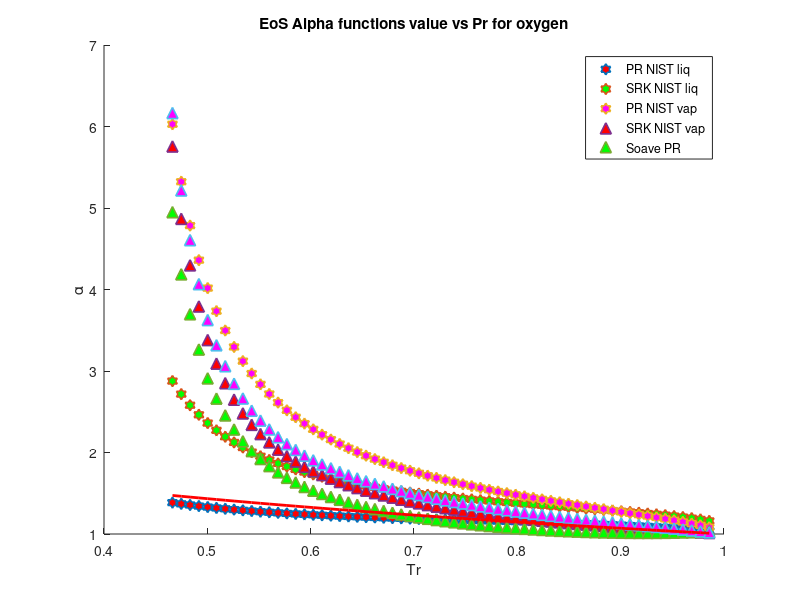

This figure's MATLAB source:
clear 
clc
load C5H12_sat_data.mat
%alpha PR & SRK for methane
P = P*10^6; 
omega = 0.201; %Acentric factor
Tc = 469.7; %K
Pc = 3370000; %Pa
R = 8.31446 %J/K*mol
Zc = 0.27;
b1 = 0.07780*(R*Tc/Pc);
a1 = 0.45724*(((R^2)*(Tc^2))/Pc);
b2 = 0.08664*(R*Tc/Pc);
a2 = 0.42747*(((R^2)*(Tc^2))/Pc);
omega_c = 1-3*Zc;
omega_b = 0.08446114781;
omega_a = 3*Zc^2+3*(1-2*Zc)*omega_b+omega_b^2+1-3*Zc;
a3 = omega_a*(((R^2)*(Tc^2))/Pc);
b3 = omega_b*(R*Tc/Pc);
c3 = omega_c*(R*Tc/Pc);
T = 219; %k
M = 72/1000; %kg/mol
S1=0.37464+1.54226*omega-0.26992*omega^2;
S2=0.48508+1.55171*omega-0.176*omega^2;

for i = 1:1:62
   Pr = P/Pc; 
   Tr = T/Tc;
   Tr_list(i)=Tr;
   Vm_liq(i) = M/rho_liq(i);
   Vm_vap(i) = M/rho_vap(i);
   alpha_PT_liq(i) = ((R*T)/(Vm_liq(i)-b3)-P(i))*((Vm_liq(i)^2+b3*Vm_liq(i)+c3*Vm_liq(i)-c3*b3)/a3);
   alpha_PT_vap(i) = ((R*T)/(Vm_vap(i)-b3)-P(i))*((Vm_vap(i)^2+b3*Vm_vap(i)+c3*Vm_vap(i)-c3*b3)/a3);
   alpha_PR_liq(i) = ((R*T)/(Vm_liq(i)-b1)-P(i))*((Vm_liq(i)^2+2*b1*Vm_liq(i)-b1^2)/a1)
   alpha_SRK_liq(i) = ((R*T)/(Vm_liq(i)-b2)-P(i))*((Vm_liq(i)^2+b2*Vm_liq(i))/a2);
   alpha_PR_vap(i) = ((R*T)/(Vm_vap(i)-b1)-P(i))*((Vm_vap(i)^2+2*b1*Vm_vap(i)-b1^2)/a1);
   alpha_SRK_vap(i) = ((R*T)/(Vm_vap(i)-b2)-P(i))*((Vm_vap(i)^2+b2*Vm_vap(i))/a2);
   alpha_soave_PR(i) =(1+S1*(1-sqrt(Tr)))^2;
   alpha_soave_SRK(i) =(1+S2*(1-sqrt(Tr)))^2;
   alpha_Gasem(i) = exp((1.943+0.926*Tr)*(1-(Tr)^0.1441));
%    alpha_twu(i) = (Tr)^(0.081043)*exp(0.915696*(1-(Tr)^(2.61622)));
   Temp(i)=T;
   T = T+4;
end
hold on

 plot(Tr_list,alpha_PR_liq,'h','MarkerSize',8,'MarkerFaceColor','r','LineWidth',1.2)
 plot(Tr_list,alpha_PT_liq,'h','MarkerSize',8,'MarkerFaceColor','g','LineWidth',1.2)
 plot(Tr_list,alpha_SRK_liq,'h','MarkerSize',8,'MarkerFaceColor','m','LineWidth',1.2)
 plot(Tr_list,alpha_PR_vap,'^','MarkerSize',8,'MarkerFaceColor','r','LineWidth',1.2)
 plot(Tr_list,alpha_PT_vap,'^','MarkerSize',8,'MarkerFaceColor','g','LineWidth',1.2)
 plot(Tr_list,alpha_SRK_vap,'^','MarkerSize',8,'MarkerFaceColor','m','LineWidth',1.2)
 plot(Tr_list,alpha_soave_PR,'r','LineWidth',2)
% plot(Tr_list,alpha_soave_SRK,'g','LineWidth',2)
% plot(Tr_list,alpha_Gasem,'b','LineWidth',2)

hold off
legend('PR NIST liq','SRK NIST liq','PR NIST vap','SRK NIST vap','Soave PR')
xlabel('Tr')
ylabel('\alpha')
title('EoS Alpha functions value vs Pr for oxygen')
